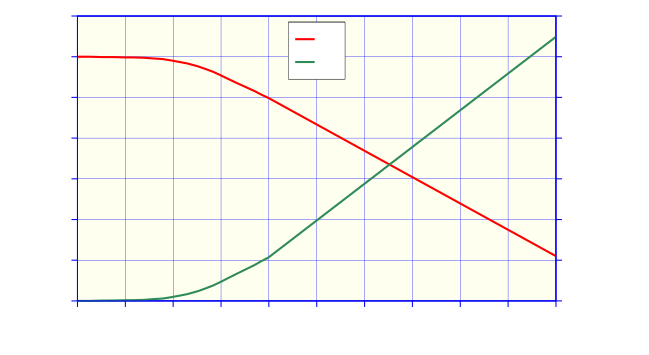

Reproduce this figure in gnuplot.
#!/gnuplot
#
#    
#    	G N U P L O T
#    	Version 5.2 patchlevel 7    last modified 2019-05-29 
#    
#    	Copyright (C) 1986-1993, 1998, 2004, 2007-2018
#    	Thomas Williams, Colin Kelley and many others
#    
#    	gnuplot home:     http://www.gnuplot.info
#    	faq, bugs, etc:   type "help FAQ"
#    	immediate help:   type "help"  (plot window: hit 'h')
# set terminal windows 0 color solid butt enhanced
# set output
unset clip points
set clip one
unset clip two
set bar 1.000000 front
set border front linecolor rgb "blue"  linewidth 3.000 dashtype solid
set zdata 
set ydata 
set xdata 
set y2data 
set x2data 
set boxwidth
set style fill  empty border
set style rectangle back fc  bgnd fillstyle   solid 1.00 border lt -1
set style circle radius graph 0.02, first 0.00000, 0.00000 
set style ellipse size graph 0.05, 0.03, first 0.00000 angle 0 units xy
set dummy x, y
set format x "% .1f" 
set format y "% .2f" 
set format x2 "% h" 
set format y2 "% .2f" 
set format z "% h" 
set format cb "% h" 
set format r "% h" 
set timefmt "%d/%m/%y,%H:%M"
set angles radians
set grid back nopolar xtics nomxtics ytics nomytics noztics nomztics
set grid nox2tics nomx2tics noy2tics nomy2tics nocbtics nomcbtics
set grid linecolor "blue" linetype 1 linewidth 1.00 
set raxis
set style parallel front  lt black linewidth 2.000 dashtype solid
set key title ""
set key inside center top vertical Left reverse enhanced box
set key noinvert samplen 2 spacing 1.5 width 0.5 height 0.5 
set key maxcolumns 0 maxrows 0
set key opaque
unset label
unset arrow
set style increment default
unset style line
unset style arrow
set style histogram clustered gap 2 title textcolor lt -1
unset object
set style textbox transparent margins  1.0,  1.0 border
unset logscale
set offsets 0, 0, 0, 0
set pointsize 1
set pointintervalbox 1
set encoding default
unset polar
unset parametric
set decimalsign ','
set view 60, 30, 1, 1
set samples 2000
set isosamples 10, 10
set surface 
unset contour
set cntrlabel  format '%8.3g' font '' start 5 interval 20
set mapping cartesian
set datafile separator whitespace
unset hidden3d
set cntrparam order 4
set cntrparam linear
set cntrparam levels auto 5
set cntrparam points 5
set size ratio 0 1,1
set origin 0,0
set style data points
set style function lines
unset xzeroaxis
unset yzeroaxis
unset zzeroaxis
unset x2zeroaxis
unset y2zeroaxis
set ticslevel 0.5
set tics scale  1, 0.5, 1, 1, 1
set mxtics default
set mytics default
set mztics default
set mx2tics default
set my2tics default
set mcbtics default
set mrtics default
set xtics border out scale 1,0.5 nomirror norotate  autojustify
set xtics 0.0,0.5,5.0 norangelimit textcolor rgb "blackz" 
set ytics border out scale 1,0.5 nomirror norotate  autojustify
set ytics 0.70,0.05,1.05 norangelimit textcolor rgb "black" 
set ztics border out scale 1,0.5 nomirror norotate  autojustify
set ztics autofreq  norangelimit textcolor rgb "black" 
unset x2tics
set y2tics border out scale 1,0.5 nomirror norotate  autojustify
set y2tics 1.00,0.05,1.35 norangelimit textcolor rgb "black"
set cbtics border out scale 1,0.5 nomirror norotate  autojustify
set cbtics autofreq  norangelimit textcolor rgb "black" 
set rtics axis out scale 1,0.5 nomirror norotate  autojustify
set rtics autofreq  norangelimit textcolor rgb "black" 
set paxis 1 tics border out scale 1,0.5 nomirror norotate  autojustify
set paxis 1 tics autofreq  rangelimit textcolor rgb "black" 
set paxis 2 tics border out scale 1,0.5 nomirror norotate  autojustify
set paxis 2 tics autofreq  rangelimit textcolor rgb "black" 
set paxis 3 tics border out scale 1,0.5 nomirror norotate  autojustify
set paxis 3 tics autofreq  rangelimit textcolor rgb "black" 
set paxis 4 tics border out scale 1,0.5 nomirror norotate  autojustify
set paxis 4 tics autofreq  rangelimit textcolor rgb "black" 
set paxis 5 tics border out scale 1,0.5 nomirror norotate  autojustify
set paxis 5 tics autofreq  rangelimit textcolor rgb "black" 
set paxis 6 tics border out scale 1,0.5 nomirror norotate  autojustify
set paxis 6 tics autofreq  rangelimit textcolor rgb "black" 
set paxis 7 tics border out scale 1,0.5 nomirror norotate  autojustify
set paxis 7 tics autofreq  rangelimit textcolor rgb "black" 
set title "" 
set title  font "" norotate
set timestamp bottom 
set timestamp "" 
set timestamp  font "" norotate
set rrange [ * : * ] noreverse nowriteback
set trange [ * : * ] noreverse nowriteback
set urange [ * : * ] noreverse nowriteback
set vrange [ * : * ] noreverse nowriteback
set xlabel '$\Deltaup u\, / \,\si{\%}$'
set xlabel  font "" textcolor lt -1 norotate
set x2label "" 
set x2label  font "" textcolor lt -1 norotate
set xrange [ 0.0000 : 5.0000 ] noreverse nowriteback
set x2range [ 0.0000 : 5.0000 ] noreverse nowriteback
set ylabel '$\kappa\ped{P}$' 
set ylabel  font "" textcolor lt -1 rotate by 0
set y2label '$\kappa\ped{I}$' 
set y2label  font "" textcolor lt -1 rotate by 0
set yrange [ 0.7000 : 1.0500 ] noreverse nowriteback
set y2range [ 1.0000 : 1.3500 ] noreverse nowriteback
set zlabel "" 
set zlabel  font "" textcolor lt -1 norotate
set zrange [ * : * ] noreverse nowriteback
set cblabel "" 
set cblabel  font "" textcolor lt -1 rotate by -270
set cbrange [ * : * ] noreverse nowriteback
set paxis 1 range [ * : * ] noreverse nowriteback
set paxis 2 range [ * : * ] noreverse nowriteback
set paxis 3 range [ * : * ] noreverse nowriteback
set paxis 4 range [ * : * ] noreverse nowriteback
set paxis 5 range [ * : * ] noreverse nowriteback
set paxis 6 range [ * : * ] noreverse nowriteback
set paxis 7 range [ * : * ] noreverse nowriteback
set zero 1e-008
set lmargin  -1
set bmargin  -1
set rmargin  -1
set tmargin  -1
set locale "Catalan_Spain.1252"
set pm3d explicit at s
set pm3d scansautomatic
set pm3d interpolate 1,1 flush begin noftriangles noborder corners2color mean
set palette positive nops_allcF maxcolors 0 gamma 1.5 color model RGB 
set palette rgbformulae 7, 5, 15
set colorbox default
set colorbox vertical origin screen 0.9, 0.2, 0 size screen 0.05, 0.6, 0 front bdefault
set style boxplot candles range  1.50 outliers pt 7 separation 1 labels auto unsorted
set loadpath 
set fontpath 
set psdir
set fit brief errorvariables nocovariancevariables errorscaling prescale nowrap v5
GNUTERM = "windows"
ARGC = 0
ARG0 = ""
set terminal cairolatex pdf size 16.5cm,9cm
set output "Cap-Motors-Induccio-U-Deseq.tex"
set object rectangle from 0.0,0.7 to 5.0,1.05 fillstyle solid fillcolor rgb "#FFFFF0" behind
plot "Cap-Motors-Induccio-U-Deseq.txt" using 1:2 with lines axes x1y1 linecolor rgb "red" linewidth 6.000 title '$\kappa\ped{P}$', "Cap-Motors-Induccio-U-Deseq.txt" using 1:3 with lines axes x1y2 linecolor rgb "sea-green"  linewidth 6.000 title '$\kappa\ped{I}$'
#    EOF
